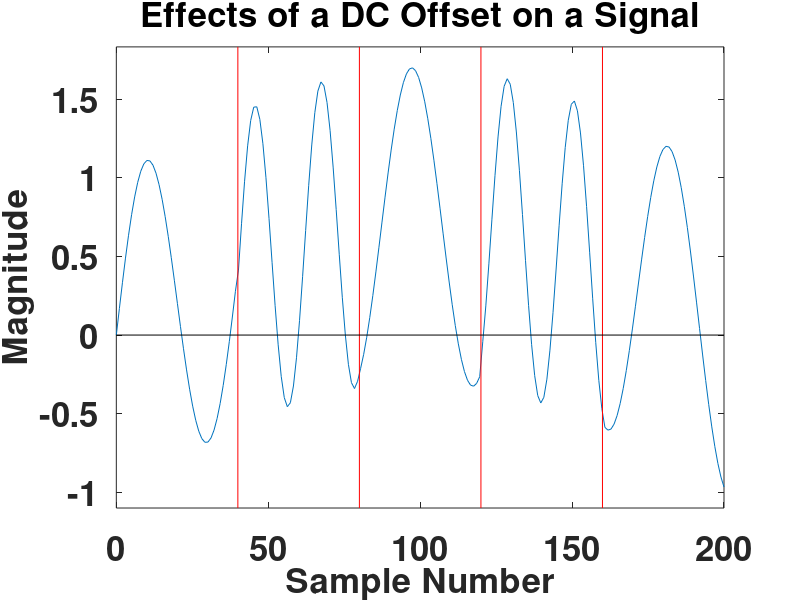

Recreate this plot in MATLAB.
fontSize = 25;

x = linspace(0,200,200);
y1 = sin(2*pi*x/40);
y2 = sin(2*pi*x/(1/2200*48000));
y = cat(2, y1(1:40), y2(1:40), y1(34:73), y2(20:59),y1(30:69));
y = y + 0.7*sin(pi*x/200);
f = figure('Position',[0,0,1280,1024]);
set(gcf,'color','w');
plot(x, y);
filename = 'Effects of a DC Offset on a Signal';
title(filename);
xlabel('Sample Number');
ylabel('Magnitude');
minY = min(y);
maxY = max(y);
center = (minY+maxY)/ 2;
rangeY = maxY - minY;
adjustedRange = 0.55*rangeY;
minY = (center - adjustedRange);
maxY = (center + adjustedRange);
ylim([minY maxY]);
set(gca,'FontSize',fontSize,'fontWeight','bold');
set(findall(gcf,'type','text'),'FontSize',fontSize,'fontWeight','bold');
yL = get(gca,'YLim');
xL = get(gca,'XLim');
line([40 40],yL,'Color','r');
line([80 80],yL,'Color','r');
line([120 120],yL,'Color','r');
line([160 160],yL,'Color','r');
line(xL,[0 0],'Color','black');
saveas(f, strcat('.\..\..\..\rrxthesis\images\',regexprep(filename,'[^\w'']',''),'.png'));
pause();
close(f);
clear all;
